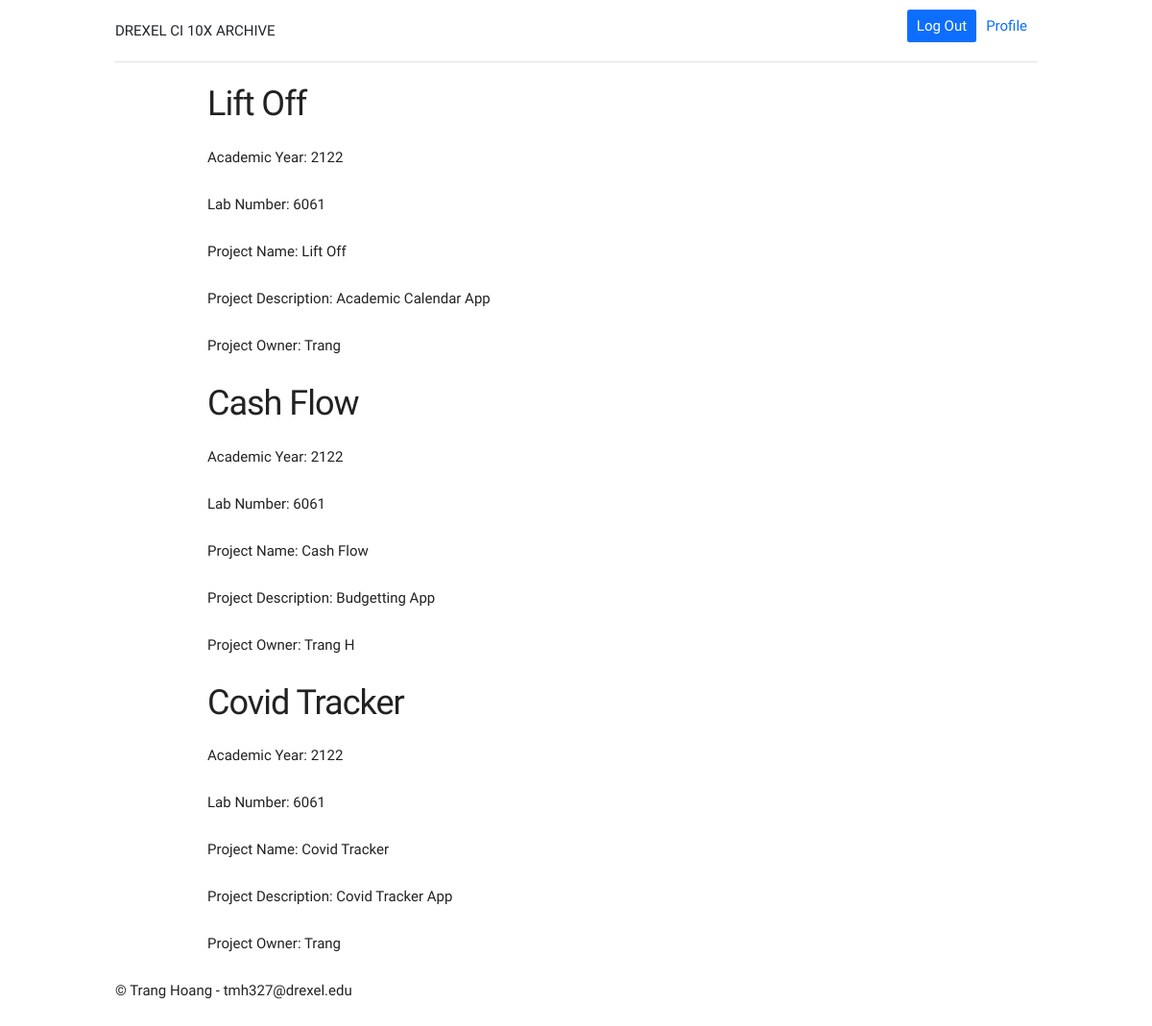
Screenshot of /projects (signed in) with the database file from the repository.
### tables this page shows
CREATE TABLE projects (
    project_id integer NOT NULL CONSTRAINT projects_pk PRIMARY KEY,
    academic_year integer,
    lab_number integer,
    project_name text,
    project_description text,
    user_id integer NOT NULL,
    CONSTRAINT project_students FOREIGN KEY (user_id)
    REFERENCES users (user_id),
    CONSTRAINT Project_Name UNIQUE (academic_year, lab_number, project_name)
);

CREATE TABLE users (
    user_id integer NOT NULL CONSTRAINT user_id PRIMARY KEY,
    email text,
    password text,
    name text,
    role_id integer NOT NULL,
    CONSTRAINT user_email UNIQUE (email),
    CONSTRAINT users_roles FOREIGN KEY (role_id)
    REFERENCES roles (role_id)
);

### run.py (the view)
@app.route('/projects')
@login_required
def projects():
     conn = sqlite3.connect('ci_archive.db')
     curs = conn.cursor()
     curs.execute("SELECT * FROM projects")
     sql_projects = list(curs.fetchall())
     projects = []
     for sql_project in sql_projects:
          projects.append(Project(sql_project[0], sql_project[1], sql_project[2], sql_project[3], sql_project[4], sql_project[5]))
     return render_template('projects.html', projects=projects)

### run.py (called while the page is built)
@login_manager.user_loader
def load_user(user_id):
   conn = sqlite3.connect('ci_archive.db')
   curs = conn.cursor()
   curs.execute("SELECT * from users where user_id = (?)",[user_id])
   lu = curs.fetchone()
   if lu is None:
      return None
   else:
      return User(int(lu[0]), lu[1], lu[2], lu[3])

     def find_owner(self, user_id):
          conn = sqlite3.connect('ci_archive.db')
          curs = conn.cursor()
          curs.execute("SELECT name from users where user_id = (?)",[user_id])
          lu = curs.fetchone()
          return lu[0]

### templates/projects.html (shortened to what this page needs)
{% extends 'student_home.html' %}
{% block content %}
    {% for project in projects %}
        <div class='message'>
            <h3> {{ project.project_name }}</h3>
            <p>Academic Year: {{ project.academic_year }}</p>
            <p>Lab Number: {{ project.lab_number }}</p>
            <p>Project Name: {{ project.project_name }}</p>
            <p>Project Description: {{ project.project_description }}</p>
            <p>Project Owner: {{ project.project_owner }}</p>
        </div>
    {% endfor %}
{% endblock %}

### public/css/skeleton.css (style rules this page uses)
html { font-size: 62.5%; }
body { font-size: 1.5em; line-height: 1.6; font-weight: 400; font-family: "Raleway", "HelveticaNeue", "Helvetica Neue", Helvetica, Arial, sans-serif; color: #222; }
h1, h2, h3, h4, h5, h6 { margin-top: 0; margin-bottom: 2rem; font-weight: 300; }
h3 { font-size: 3.0rem; line-height: 1.3; letter-spacing: -.1rem; }
@media (min-width: 550px) { h3 { font-size: 3.6rem; } }
p { margin-top: 0; }
pre, blockquote, dl, figure, table, p, ul, ol, form { margin-bottom: 2.5rem; }

### rows the page displays
projects: project_name "Lift Off", academic_year "2122", lab_number "6061", project_name "Lift Off", project_description "Academic Calendar App"
users: project_owner "Trang" "Trang"
projects: project_name "Cash Flow", academic_year "2122", lab_number "6061", project_name "Cash Flow", project_description "Budgetting App"
users: project_owner "Trang H"
projects: project_name "Covid Tracker", academic_year "2122", lab_number "6061", project_name "Covid Tracker", project_description "Covid Tracker App"
